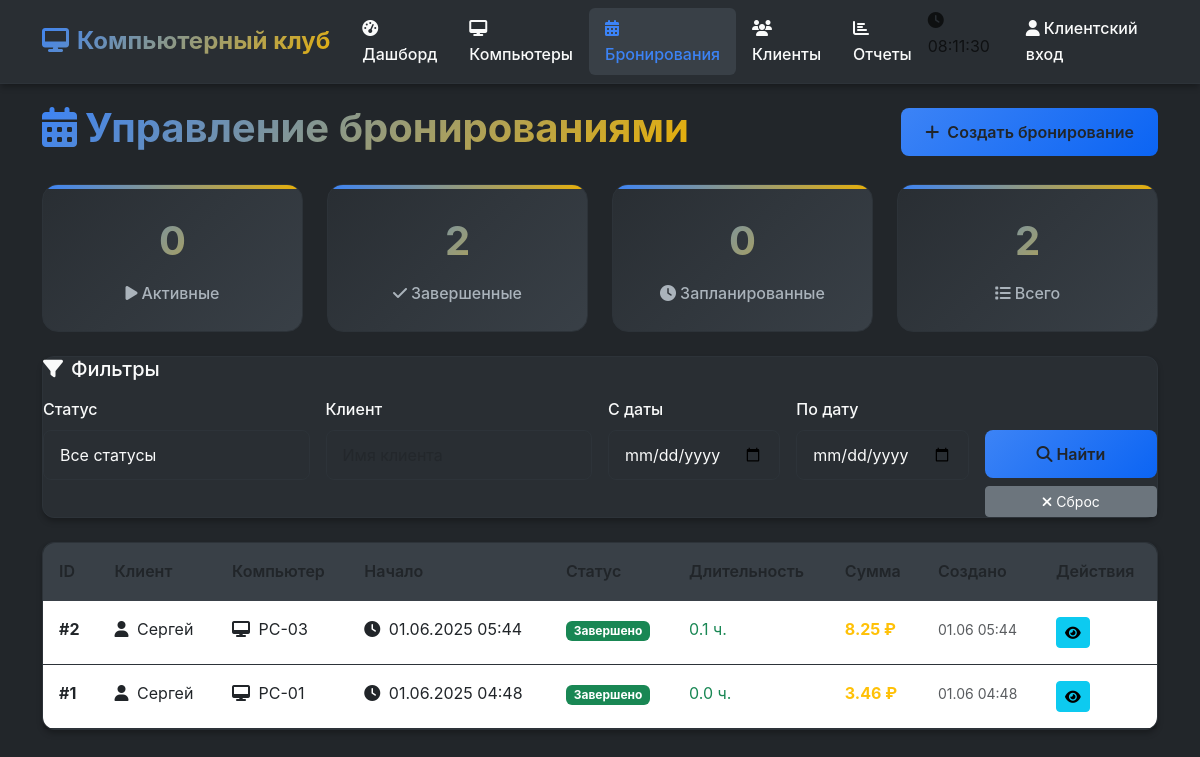
The app's page /admin/bookings with its own data.
### models.py (models this page shows, shortened)
class Booking(db.Model):
    id = db.Column(db.Integer, primary_key=True)
    client_id = db.Column(db.Integer, db.ForeignKey('client.id'), nullable=False)
    computer_id = db.Column(db.Integer, db.ForeignKey('computer.id'), nullable=False)
    start_time = db.Column(db.DateTime, nullable=False)
    end_time = db.Column(db.DateTime, nullable=True)
    planned_duration = db.Column(db.Float, nullable=False)  # в часах
    actual_duration = db.Column(db.Float, nullable=True)
    total_cost = db.Column(db.Float, nullable=True)
    status = db.Column(db.String(20), default="active")  # active, completed, cancelled
    created_at = db.Column(db.DateTime, default=datetime.now)

class Client(db.Model):
    id = db.Column(db.Integer, primary_key=True)
    name = db.Column(db.String(100), nullable=False)
    email = db.Column(db.String(120), unique=True, nullable=True)
    phone = db.Column(db.String(20), nullable=True)
    balance = db.Column(db.Float, default=0.0)
    total_spent = db.Column(db.Float, default=0.0)
    total_time_minutes = db.Column(db.Integer, default=0)
    last_visit = db.Column(db.DateTime, nullable=True)
    registration_date = db.Column(db.DateTime, default=datetime.now)
    is_active = db.Column(db.Boolean, default=True)
    bookings = db.relationship('Booking', backref='client', lazy=True)

class Computer(db.Model):
    id = db.Column(db.Integer, primary_key=True)
    name = db.Column(db.String(50), nullable=False)
    status = db.Column(db.String(20), default="available")  # available, occupied, maintenance
    hourly_rate = db.Column(db.Float, nullable=False)
    current_client_id = db.Column(db.Integer, db.ForeignKey('client.id'), nullable=True)
    session_start = db.Column(db.DateTime, nullable=True)
    total_hours_today = db.Column(db.Float, default=0.0)
    current_client = db.relationship('Client', backref='current_computers')
    bookings = db.relationship('Booking', backref='computer', lazy=True)

### routes.py (the view)
@app.route('/admin/bookings')
def admin_bookings():
    _activate_scheduled_bookings()
    bookings = Booking.query.order_by(Booking.created_at.desc()).all()
    status_filter = request.args.get('status')
    client_filter = request.args.get('client')
    date_from = request.args.get('date_from')
    date_to = request.args.get('date_to')
    query = Booking.query
    if status_filter:
        query = query.filter(Booking.status == status_filter)
    return render_template('admin/bookings.html', bookings=bookings)

### templates/admin/bookings.html (shortened to what this page needs)
{% extends "base.html" %}
{% block content %}
<div class="container py-4">
    <div class="d-flex justify-content-between align-items-center mb-4">
        <h1 class="gradient-text">
            <i class="fas fa-calendar-alt me-2"></i>Управление бронированиями
        </h1>
        <a href="{{ url_for('create_booking') }}" class="btn btn-primary-custom">
            <i class="fas fa-plus me-2"></i>Создать бронирование
        </a>
    </div>
    <div class="row g-4 mb-4">
        <div class="col-md-3">
            <div class="stats-card">
                <div class="stats-number text-primary">{{ bookings|selectattr('status', 'equalto', 'active')|list|length }}</div>
                <div class="stats-label">
                    <i class="fas fa-play me-1"></i>Активные
                </div>
            </div>
        </div>
        <div class="col-md-3">
            <div class="stats-card">
                <div class="stats-number text-success">{{ bookings|selectattr('status', 'equalto', 'completed')|list|length }}</div>
                <div class="stats-label">
                    <i class="fas fa-check me-1"></i>Завершенные
                </div>
            </div>
        </div>
        <div class="col-md-3">
            <div class="stats-card">
                <div class="stats-number text-warning">{{ bookings|selectattr('status', 'equalto', 'scheduled')|list|length }}</div>
                <div class="stats-label">
                    <i class="fas fa-clock me-1"></i>Запланированные
                </div>
            </div>
        </div>
        <div class="col-md-3">
            <div class="stats-card">
                <div class="stats-number">{{ bookings|length }}</div>
                <div class="stats-label">
                    <i class="fas fa-list me-1"></i>Всего
                </div>
            </div>
        </div>
    </div>
    {% include 'admin/bookings_filter.html' %}
    <div class="card-custom">
        <div class="card-body p-0">
            {% if bookings %}
                <div class="table-responsive">
                    <table class="table table-dark-custom mb-0">
                        <thead>
                            <tr>
                                <th>ID</th>
                                <th>Клиент</th>
                                <th>Компьютер</th>
                                <th>Начало</th>
                                <th>Статус</th>
                                <th>Длительность</th>
                                <th>Сумма</th>
                                <th>Создано</th>
                                <th>Действия</th>
                            </tr>
                        </thead>
                        <tbody>
                            {% for booking in bookings %}
                            <tr>
                                <td><strong>#{{ booking.id }}</strong></td>
                                <td>
                                    <i class="fas fa-user me-1"></i>
                                    {{ booking.client.name }}
                                </td>
                                <td>
                                    <i class="fas fa-desktop me-1"></i>
                                    {{ booking.computer.name }}
                                </td>
                                <td>
                                    <i class="fas fa-clock me-1"></i>
                                    {{ booking.start_time.strftime('%d.%m.%Y %H:%M') }}
                                </td>
                                <td>
                                    <span class="badge
                                        {% if booking.status == 'active' %}bg-primary
                                        {% elif booking.status == 'completed' %}bg-success
                                        {% elif booking.status == 'scheduled' %}bg-warning
                                        {% else %}bg-secondary{% endif %}">
                                        {% if booking.status == 'active' %}Активно
                                        {% elif booking.status == 'completed' %}Завершено
                                        {% elif booking.status == 'scheduled' %}Запланировано
                                        {% else %}{{ booking.status }}{% endif %}
                                    </span>
                                </td>
                                <td>
                                    {% if booking.actual_duration %}
                                        <span class="text-success">{{ "%.1f"|format(booking.actual_duration) }} ч.</span>
                                    {% else %}
                                        <span class="text-muted">{{ "%.1f"|format(booking.planned_duration) }} ч. (план)</span>
                                    {% endif %}
                                </td>
                                <td>
                                    {% if booking.total_cost %}
                                        <strong class="text-warning">{{ "%.2f"|format(booking.total_cost) }} ₽</strong>
                                    {% else %}
                                        <span class="text-muted">{{ "%.2f"|format(booking.calculate_cost()) }} ₽ (расчет)</span>
                                    {% endif %}
                                </td>
                                <td>
                                    <small class="text-muted">{{ booking.created_at.strftime('%d.%m %H:%M') }}</small>
                                </td>
                                <td>
                                    <div class="btn-group btn-group-sm">
                                        <a href="{{ url_for('booking_details', booking_id=booking.id) }}"
                                           class="btn btn-info btn-sm">
                                            <i class="fas fa-eye"></i>
                                        </a>
                                    </div>
                                </td>
                            </tr>
                            {% endfor %}
                        </tbody>
                    </table>
                </div>
            {% endif %}
        </div>
    </div>
</div>
{% endblock %}

### templates/base.html (shortened to what this page needs)
<!DOCTYPE html>
<html lang="ru">
<head>
    <link href="https://cdn.jsdelivr.net/npm/bootstrap@5.3.0/dist/css/bootstrap.min.css" rel="stylesheet">
    <link rel="stylesheet" href="https://cdnjs.cloudflare.com/ajax/libs/font-awesome/6.4.0/css/all.min.css">
    <link rel="stylesheet" href="{{ url_for('static', filename='css/style.css') }}">
</head>
<body class="bg-dark-custom">
    <nav class="navbar navbar-expand-lg navbar-custom fixed-top">
        <div class="container">
            <a class="navbar-brand" href="{{ url_for('admin_dashboard') }}">
                <i class="fas fa-desktop me-2"></i>Компьютерный клуб
            </a>
            <div class="collapse navbar-collapse" id="navbarNav">
                <ul class="navbar-nav me-auto">
                    <li class="nav-item">
                        <a class="nav-link {% if request.endpoint == 'admin_dashboard' %}active{% endif %}"
                           href="{{ url_for('admin_dashboard') }}">
                            <i class="fas fa-tachometer-alt me-1"></i>Дашборд
                        </a>
                    </li>
                    <li class="nav-item">
                        <a class="nav-link {% if request.endpoint == 'admin_computers' %}active{% endif %}"
                           href="{{ url_for('admin_computers') }}">
                            <i class="fas fa-desktop me-1"></i>Компьютеры
                        </a>
                    </li>
                    <li class="nav-item">
                        <a class="nav-link {% if request.endpoint == 'admin_bookings' %}active{% endif %}"
                           href="{{ url_for('admin_bookings') }}">
                            <i class="fas fa-calendar-alt me-1"></i>Бронирования
                        </a>
                    </li>
                    <li class="nav-item">
                        <a class="nav-link {% if request.endpoint == 'admin_clients' %}active{% endif %}"
                           href="{{ url_for('admin_clients') }}">
                            <i class="fas fa-users me-1"></i>Клиенты
                        </a>
                    </li>
                    <li class="nav-item">
                        <a class="nav-link {% if request.endpoint == 'admin_reports' %}active{% endif %}"
                           href="{{ url_for('admin_reports') }}">
                            <i class="fas fa-chart-bar me-1"></i>Отчеты
                        </a>
                    </li>
                </ul>
                <ul class="navbar-nav">
                    <li class="nav-item">
                        <span class="navbar-text me-3">
                            <i class="fas fa-clock me-1"></i>
                            <span class="live-clock"></span>
                        </span>
                    </li>
                    <li class="nav-item">
                        <a class="nav-link" href="{{ url_for('client_login') }}">
                            <i class="fas fa-user me-1"></i>Клиентский вход
                        </a>
                    </li>
                </ul>
            </div>
        </div>
    </nav>
    <main class="main-content" style="margin-top: 80px;">
        {% block content %}{% endblock %}
    </main>
</body>
</html>

### templates/admin/bookings_filter.html (shortened to what this page needs)
<div class="card-custom mb-4">
    <div class="card-body">
        <h5 class="mb-3">
            <i class="fas fa-filter me-2"></i>Фильтры
        </h5>
        <form method="GET" id="filterForm">
            <div class="row g-3">
                <div class="col-md-3">
                    <label for="status_filter" class="form-label">Статус</label>
                    <select class="form-control" name="status" id="status_filter">
                        <option value="">Все статусы</option>
                    </select>
                </div>
                <div class="col-md-3">
                    <label for="client_filter" class="form-label">Клиент</label>
                    <input type="text" class="form-control" name="client" id="client_filter"
                           placeholder="Имя клиента" value="{{ request.args.get('client', '') }}">
                </div>
                <div class="col-md-2">
                    <label for="date_from" class="form-label">С даты</label>
                    <input type="date" class="form-control" name="date_from" id="date_from"
                           value="{{ request.args.get('date_from', '') }}">
                </div>
                <div class="col-md-2">
                    <label for="date_to" class="form-label">По дату</label>
                    <input type="date" class="form-control" name="date_to" id="date_to"
                           value="{{ request.args.get('date_to', '') }}">
                </div>
                <div class="col-md-2">
                    <label class="form-label">&nbsp;</label>
                    <div class="d-grid gap-2">
                        <button type="submit" class="btn btn-primary-custom">
                            <i class="fas fa-search me-1"></i>Найти
                        </button>
                        <a href="{{ url_for('admin_bookings') }}" class="btn btn-secondary btn-sm">
                            <i class="fas fa-times me-1"></i>Сброс
                        </a>
                    </div>
                </div>
            </div>
        </form>
    </div>
</div>

### records on screen
Booking: id "2", client.name "Сергей", computer.name "PC-03", start_time "01.06.2025 05:44", status "Завершено", actual_duration "0.1", total_cost "8.25", created_at "01.06 05:44"
Booking: id "1", client.name "Сергей", computer.name "PC-01", start_time "01.06.2025 04:48", status "Завершено", actual_duration "0.0", total_cost "3.46", created_at "01.06 04:48"

### other values on screen
{{ bookings|selectattr('status', 'equalto', 'active')|list|length }} "0"
{{ bookings|selectattr('status', 'equalto', 'completed')|list|length }} "2"
{{ bookings|selectattr('status', 'equalto', 'scheduled')|list|length }} "0"
{{ bookings|length }} "2"
